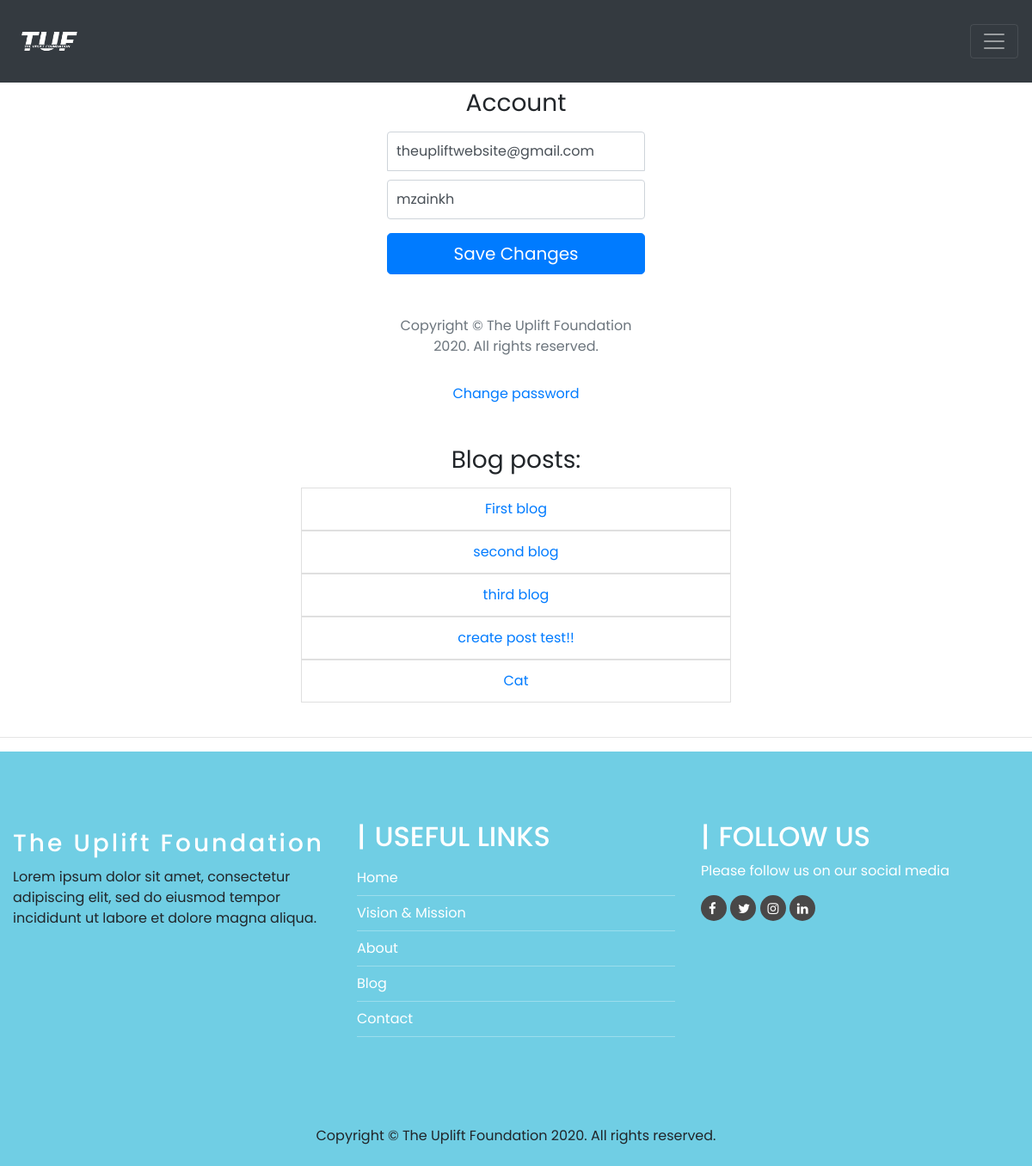
The app's page /account/ (signed in) with its own data.
### account/models.py (models this page shows, shortened)
class Account(AbstractBaseUser):
    email = models.EmailField(verbose_name="email", max_length=60, unique=True)
    username = models.CharField(max_length=30, unique=True)
    date_joined = models.DateTimeField(verbose_name='date joined', auto_now_add=True)
    last_login = models.DateTimeField(verbose_name='last login', auto_now=True)
    is_admin = models.BooleanField(default=False)
    is_active = models.BooleanField(default=True)
    is_staff = models.BooleanField(default=False)
    is_superuser = models.BooleanField(default=False)
    USERNAME_FIELD = 'email'
    REQUIRED_FIELDS = ['username']
    objects = MyAccountManager()

### blog/models.py (models this page shows)
class BlogPost(models.Model):
    title           = models.CharField(max_length=50, null=False, blank=False)
    body            = models.TextField(max_length=5000, null=False, blank=False)
    image           = models.ImageField(upload_to=upload_location, null=False, blank=False)
    date_published  = models.DateTimeField(auto_now_add=True, verbose_name="date published")
    date_updated    = models.DateTimeField(auto_now=True, verbose_name="date updated")
    author          = models.ForeignKey(settings.AUTH_USER_MODEL, on_delete=models.CASCADE)
    slug            = models.SlugField(blank=True, unique=True)
    def __str__(self):
        return(self.title)

### account/views.py (the view)
# urls.py: path('account/', account_view, name="account"),
def account_view(request):
    if not request.user.is_authenticated:
        return redirect("login")
    context = {}
    if request.POST:
        form = AccountUpdateForm(request.POST, instance=request.user)
        if form.is_valid():
            form.initial = {
                "email": request.POST['email'],
                "username": request.POST['username'],
            }
            form.save()
            context['success_message'] = "Credentials updated successfully"
    else:
        form = AccountUpdateForm(
            initial={
                "email": request.user.email,
                "username": request.user.username,
            }
        )
    context['account_form'] = form
    blog_posts = BlogPost.objects.filter(author=request.user)
    context['blog_posts'] = blog_posts
    return render (request, 'account/account.html', context)

### account/forms.py (shortened to what this page needs)
class AccountUpdateForm(forms.ModelForm):
    class Meta:
        model = Account
        fields = ('email', 'username')

### account/templates/account/account.html (shortened to what this page needs)
{% extends 'index.html' %}
{% load static %}
{% block content %}
<form class="form-signin" method="POST">{% csrf_token %}
    <div class="d-flex flex-column pb-3">
    </div>
    <h1 class="h3 mb-3 font-weight-normal">Account</h1>
    <input type="email" name="email" id="inputEmail" class="form-control" placeholder="Email address" required autofocus value={{account_form.initial.email}}>
    <input type="text" name="username" id="inputUsername" class="form-control" placeholder="Username" required value={{account_form.initial.username}}>
    <button class="btn btn-lg btn-primary btn-block" type="submit">Save Changes</button>
    <p class="mt-5 mb-3 text-muted">Copyright &copy; The Uplift Foundation 2020. All rights reserved.</p>
</form>
<div class="d-flex flex-column">
    <a class="m-auto" href="{% url 'password_change' %}">Change password</a>
</div>
<div class="container mt-4 p-4">
    <div class="row">
        <div class="blog-posts">
            <h3 class="mb-3 font-weight-normal">Blog posts:</h3>
            {% if blog_posts %}
            <ul class="list-group">
                {% for post in blog_posts %}
                <a href="{% url 'blog:detail' post.slug %}" style="text-decoration: none;"><li class="list-group-item">{{post}}</li></a>
                {% endfor %}
            </ul>
            {% else %}
                <p>You have no blog posts. Create a post <a href="{% url 'blog:create' %}">here</a>.</p>
            {% endif %}
        </div>
    </div>
</div>
{% endblock content %}

### account/templates/account/account.html (style rules this page uses)
.form-signin { width: 100%; max-width: 330px; padding: 15px; margin: auto; }
.form-signin .form-control { position: relative; box-sizing: border-box; height: auto; padding: 10px; font-size: 16px; }
.form-signin input[type="email"] { margin-bottom: 10px; border-bottom-right-radius: 0; border-bottom-left-radius: 0; }
.h3 { text-align: center; }
.blog-posts { max-width: 500px; width: 100%; margin: auto; }

### templates/snippets/index_css.html (style rules this page uses)
body { background-color: #fff; font-family: 'poppins', sans-serif; box-sizing: border-box; scroll-behavior: smooth; height: 100%; text-align: center; }

### records on screen
Account: email "theupliftwebsite@gmail.com", username "mzainkh"
BlogPost: title "First blog"
BlogPost: title "second blog"
BlogPost: title "third blog"
BlogPost: title "create post test!!"
BlogPost: title "Cat"
